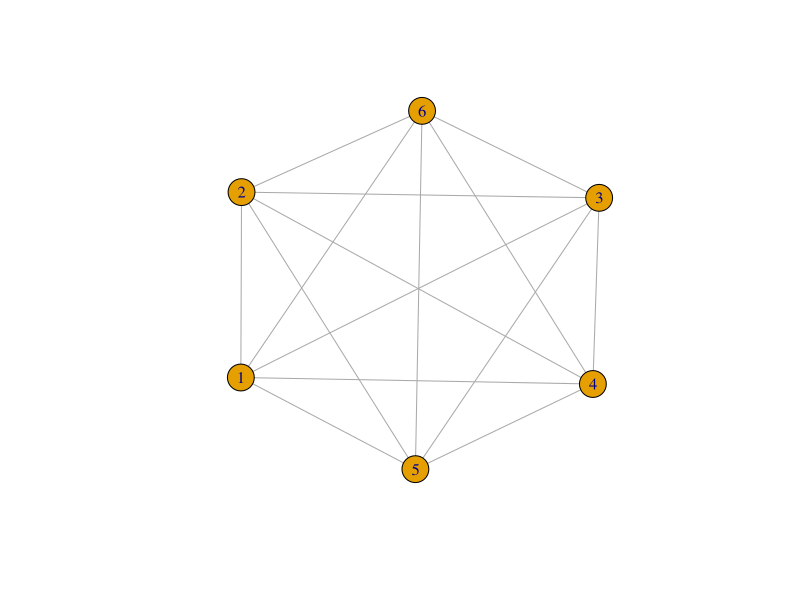
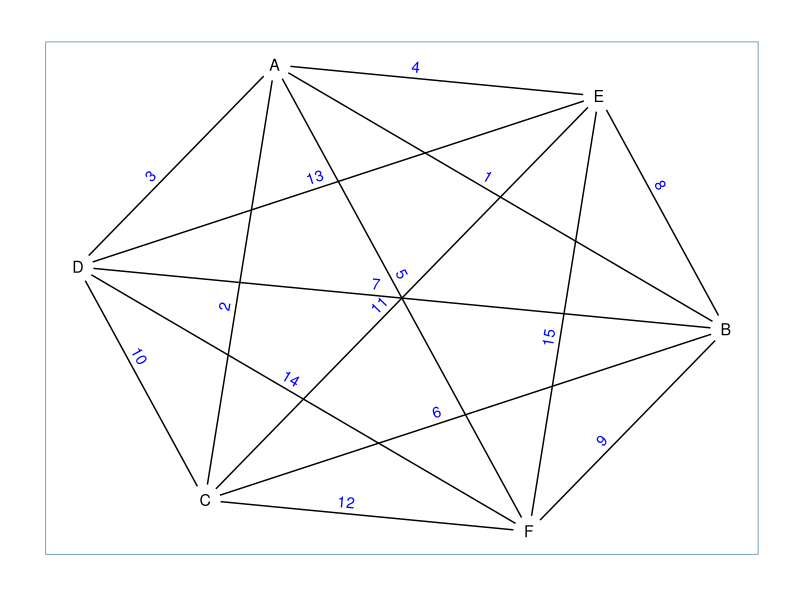
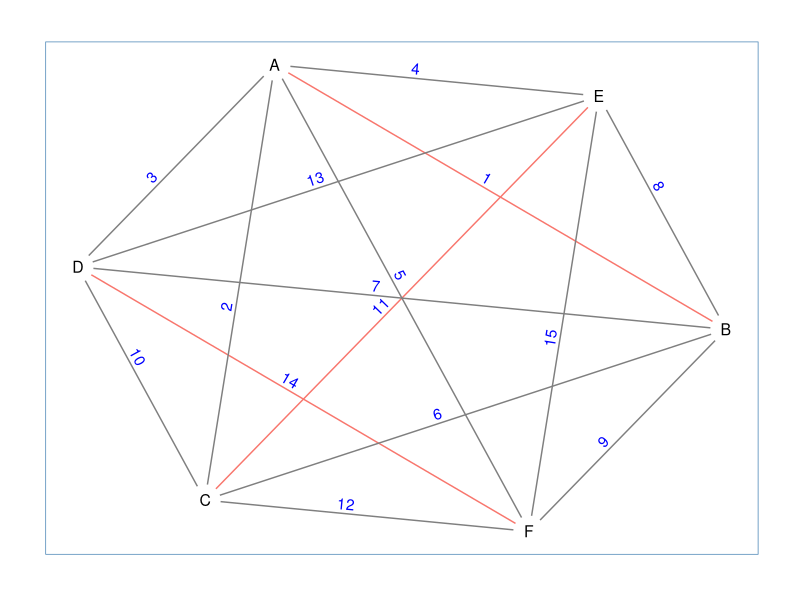
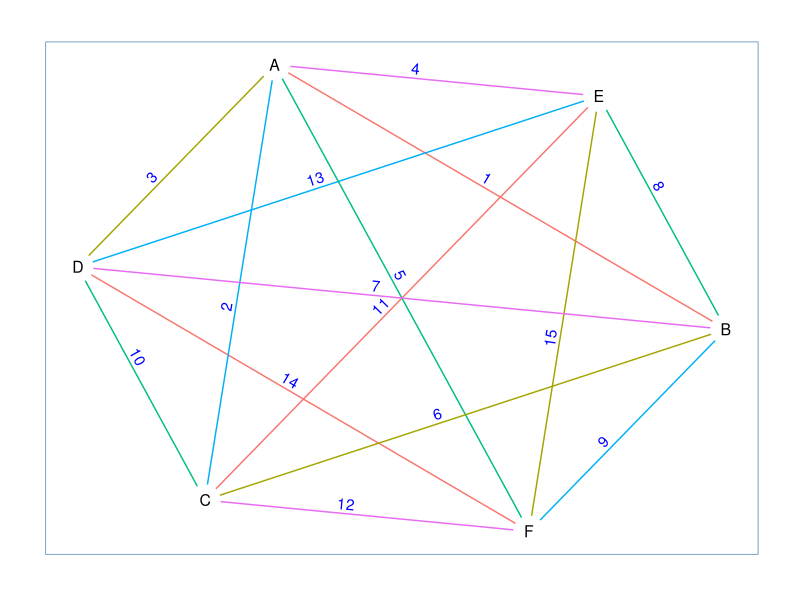
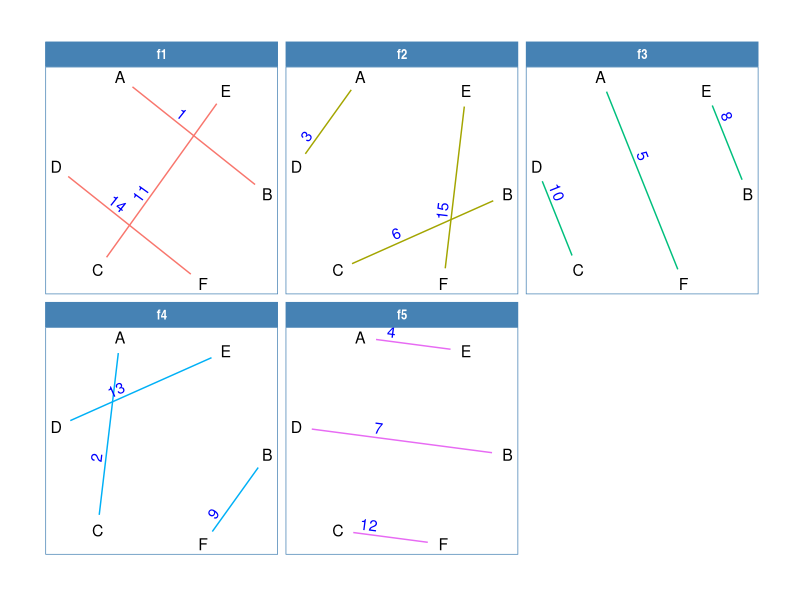

R code for these plots, in order:
## ---- chunk 1
library(igraph)

g <- make_full_graph(6)
plot(g)
## ---- chunk 2
V(g)$name <- LETTERS[1:6]
E(g)$name <- 1:15
## ---- chunk 3
library(ggraph)

ggraph(g, layout = 'kk') + 
  geom_node_text(aes(label = name), size = 4) +
  geom_edge_link(aes(label = name), show.legend = FALSE, angle_calc = 'along', label_dodge = unit(3.0, 'mm'), label_push = unit(-6.0, 'mm'), start_cap = circle(4, 'mm'), end_cap = circle(4, 'mm'), label_colour = "blue") +
  theme_graph(foreground = 'steelblue', fg_text_colour = 'white')
## ---- chunk 4
f1 <- c(1, 11, 14)
E(g)[f1]
## ---- chunk 5
E(g)[f1]$factor <- "f1"

ggraph(g, layout = 'kk') + 
  geom_node_text(aes(label = name), size = 4) +
  geom_edge_link(aes(label = name, color = factor), show.legend = FALSE, angle_calc = 'along', label_dodge = unit(2.5, 'mm'), label_push = unit(-6.0, 'mm'), start_cap = circle(4, 'mm'), end_cap = circle(4, 'mm'), label_colour = "blue") +
  theme_graph(foreground = 'steelblue', fg_text_colour = 'white')
## ---- chunk 6
is_one_factor <- function(f, g) {
  all(V(graph_from_edgelist(ends(g, f)))==V(g))
} 
## ---- chunk 7
is_one_factor(f1, g)
## ---- chunk 8
f2 <- c(3, 6, 15)
f3 <- c(5, 8, 10)
f4 <- c(2, 9, 13)
f5 <- c(4, 7, 12)

E(g)[f2]$factor <- "f2"
E(g)[f3]$factor <- "f3"
E(g)[f4]$factor <- "f4"
E(g)[f5]$factor <- "f5"
## ---- chunk 9
all(sapply(list(f2, f3, f4, f5), function(x) is_one_factor(x, g)))
## ---- chunk 10
gg1 <- ggraph(g, layout = 'kk') + 
  geom_node_text(aes(label = name), size = 4) +
  geom_edge_link(aes(label = name, color = factor), show.legend = FALSE, angle_calc = 'along', label_dodge = unit(2.5, 'mm'), label_push = unit(-6.0, 'mm'), start_cap = circle(4, 'mm'), end_cap = circle(4, 'mm'), label_colour = "blue") +
  theme_graph(foreground = 'steelblue', fg_text_colour = 'white')

print(gg1)
## ---- chunk 11
gg1 + facet_edges(~factor)
## ---- chunk 12
F1 <- list(f1, f2, f3, f4, f5)
F1
## ---- chunk 13
is_one_factorisation <- function(of, g) {
  length(F1) == vcount(g) - 1 && all(sapply(of, is_one_factor, g)) && length(difference(E(g), E(g)[unlist(of)])) == 0
}
## ---- chunk 14
is_one_factorisation(F1, g)
## ---- chunk 15
f1 <- c(1, 11)
f2 <- c(3, 6, 15)
f3 <- c(10)
f4 <- c(2, 9, 13)

pof <- list(f1, f2, f3, f4)
